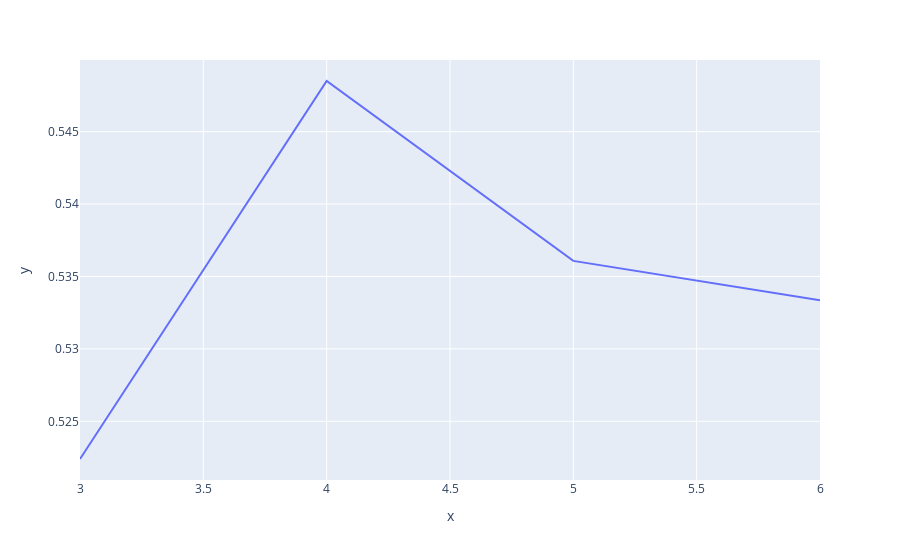

The notebook cell this image was saved under:
### Code cell
fig = px.line(x=wls, y=accs)
fig.show()

### Figure 1 — Plotly figure (JSON) as saved in the notebook; plotly's stock layout.template omitted (floating-point values rounded to 4 significant figures)
{"data": [{"hovertemplate": "x=%{x}<br>y=%{y}<extra></extra>", "legendgroup": "", "line": {"color": "#636efa", "dash": "solid"}, "mode": "lines", "name": "", "orientation": "v", "showlegend": false, "type": "scatter", "x": [3, 4, 5, 6], "xaxis": "x", "y": [0.5224, 0.5485, 0.5361, 0.5334], "yaxis": "y"}], "layout": {"autosize": true, "legend": {"tracegroupgap": 0}, "margin": {"t": 60}, "xaxis": {"anchor": "y", "autorange": true, "domain": [0, 1], "range": [3, 6], "title": {"text": "x"}, "type": "linear"}, "yaxis": {"anchor": "x", "autorange": true, "domain": [0, 1], "range": [0.5209, 0.5499], "title": {"text": "y"}, "type": "linear"}}}
